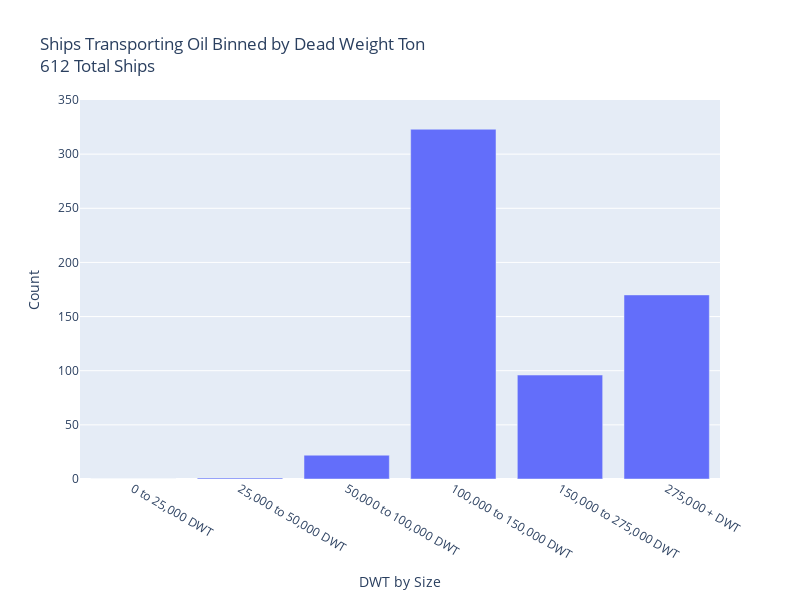

Here is the notebook cell this chart was saved with:
### Markdown cell above
#### visualize vessel count by DWT for Suez, Afras ad VLCCs

### Code cell
custom_bins = np.array([0, 25, 50, 100, 150, 275, np.inf])*1000
binned_data_custom = pd.cut(oil_ships.DWT, bins=custom_bins, include_lowest=False, right=True)
# You can then count the occurrences in each bin
bin_counts = binned_data_custom.value_counts().sort_index()

# make categorical values for binned plot 
cats = []
for idx, x in enumerate(binned_data_custom.cat.categories):
    left = f"{x.left:.0f}"
    right = f"{x.right:.0f}"
    if right=="inf":
        cats.append((f"{int(left):,} + DWT"))
    else:
        cats.append((f"{int(left):,} to {int(right):,} DWT"))
print(f"categories: {cats}")

fig = px.bar(x=cats, y=bin_counts.values, title=f"Ships Transporting Oil Binned by Dead Weight Ton <br>"
                                                                            f"{oil_ships.shape[0]} Total Ships")
fig.update_layout(width=800, height=600)
fig.update_layout(
    xaxis_title="DWT by Size",  # Set the x-axis title
    yaxis_title="Count"  # Set the y-axis title
)
fig.update_layout(
    yaxis=dict(range=[0, 350])  # Sets y-axis range from 0 to 20
)

fig.show()
fig.write_html("oil_ships_dwt_binned_interactive_plot.html")

### Figure 1 — Plotly figure (JSON) as saved in the notebook; plotly's stock layout.template omitted (floating-point values rounded to 4 significant figures)
{"data": [{"hovertemplate": "x=%{x}<br>y=%{y}<extra></extra>", "legendgroup": "", "marker": {"color": "#636efa", "pattern": {"shape": ""}}, "name": "", "orientation": "v", "showlegend": false, "textposition": "auto", "type": "bar", "x": ["0 to 25,000 DWT", "25,000 to 50,000 DWT", "50,000 to 100,000 DWT", "100,000 to 150,000 DWT", "150,000 to 275,000 DWT", "275,000 + DWT"], "xaxis": "x", "y": [0, 1, 22, 323, 96, 170], "yaxis": "y"}], "layout": {"barmode": "relative", "height": 600, "legend": {"tracegroupgap": 0}, "title": {"text": "Ships Transporting Oil Binned by Dead Weight Ton <br>612 Total Ships"}, "width": 800, "xaxis": {"anchor": "y", "domain": [0, 1], "title": {"text": "DWT by Size"}}, "yaxis": {"anchor": "x", "domain": [0, 1], "range": [0, 350], "title": {"text": "Count"}}}}
